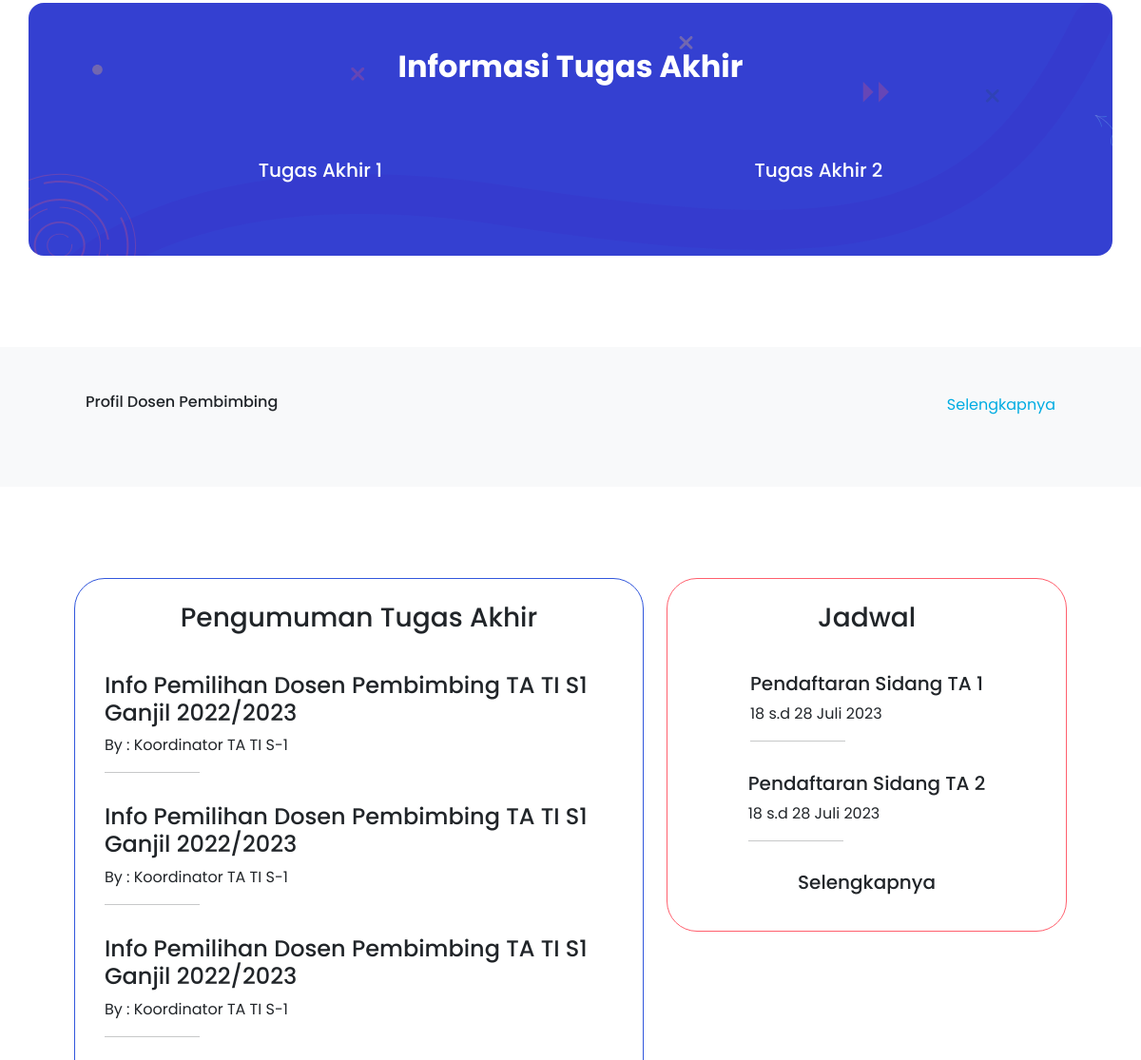
Before: / (middle part) with the older database file.
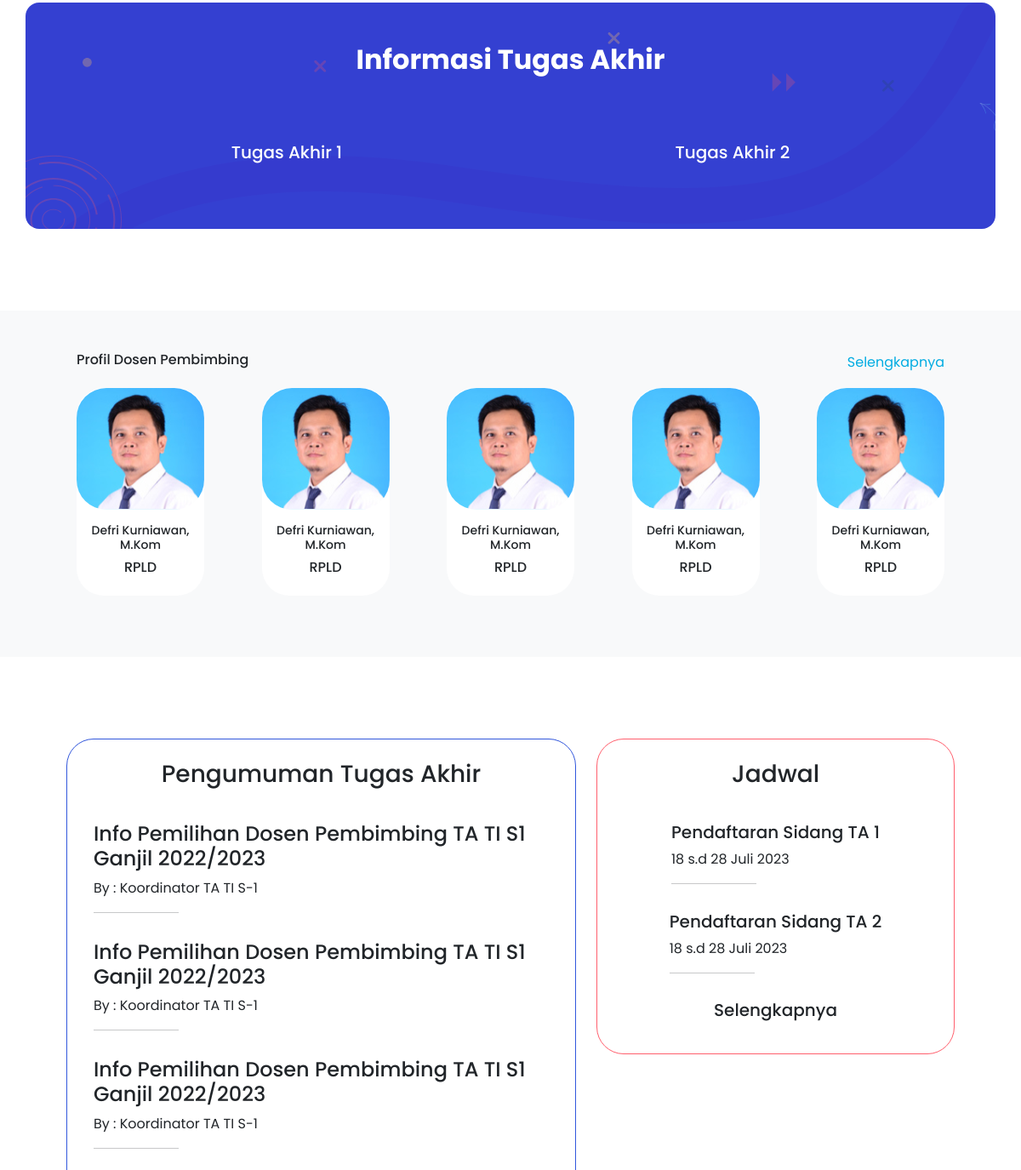
After: the same page with the newer database file.
### tables this page shows
CREATE TABLE `tb_dosbim` (
  `id` int(11) NOT NULL,
  `npp` varchar(128) NOT NULL,
  `nama` varchar(128) NOT NULL,
  `bidang` varchar(128) NOT NULL,
  `gambar` varchar(128) NOT NULL
);

### application/controllers/Dashboard.php (called while the page is built, shortened)
<?php
class Dashboard extends CI_Controller
{
    public function index()
    {
        $data['dosbim'] = $this->model_dosbim->getDosbim();
        $this->load->view('layout/front-header');
        $this->load->view('layout/front-navbar');
        $this->load->view('front-end/index', $data);
        $this->load->view('layout/front-footer');
    }
}

### index.php (called while the page is built, shortened)
<?php
require_once BASEPATH.'core/CodeIgniter.php';

### application/models/model_dosbim.php (called while the page is built, shortened)
<?php
class model_dosbim extends CI_Model
{
    public function getDosbim()
    {
        $query = $this->db->get('tb_dosbim');
        return $query->result();
    }
}

### application/views/front-end/index.php (the view, shortened to what the changed rows need)
<section class="py-5">
    <div class="container px-5 rounded-4" style="background-image: url('<?php echo base_url() ?>assets/front-end/assets/images/info.svg'); background-size: cover;" data-aos="fade-up" data-aos-duration="2000" data-aos-delay="100">
        <div class="row ">
            <div class="col-lg-12 ">
                <div class="text-center my-5">
                    <h2 class="display-7 fw-bolder mb-5 "><span class="text-white d-inline ">Informasi Tugas
                            Akhir</span></h2>
                </div>
            </div>
        </div>
    </div>
</section>
<section class="bg-light py-5 my-5">
    <div class="container px-5 ">
        <div class="row gx-5">
            <div class="col-lg-12 col-md-12">
                <div class="text-center my-2 ">
                    <div class="container ">
                        <div class="row  justify-content-between">
                            <?php foreach ($dosbim as $dsn) : ?>
                                <div class="col-lg-2 col-md-6 col-sm-4 mb-3 " data-aos="fade-up" data-aos-duration="2000">
                                    <div class="card rounded-5 border-0 ">
                                        <img src="<?php echo base_url('uploads/' . $dsn->gambar); ?>" class="card-img-top card2" alt="Profile Picture 1" style="border-radius: 35px;">
                                        <div class="card-body ">
                                            <h5 class="card-title small">
                                                <?php echo $dsn->nama; ?>
                                            </h5>
                                            <h6 class="card-title card-sub-title">
                                                <?php echo $dsn->bidang; ?>
                                            </h6>
                                        </div>
                                    </div>
                                </div>
                            <?php endforeach; ?>
                        </div>
                    </div>
                </div>
            </div>
        </div>
    </div>
</section>

Changed rows visible on the page:
added tb_dosbim: gambar (picture), nama "Defri Kurniawan, M.Kom", bidang "RPLD"
added tb_dosbim: gambar (picture), nama "Defri Kurniawan, M.Kom", bidang "RPLD"
added tb_dosbim: gambar (picture), nama "Defri Kurniawan, M.Kom", bidang "RPLD"
added tb_dosbim: gambar (picture), nama "Defri Kurniawan, M.Kom", bidang "RPLD"
added tb_dosbim: gambar (picture), nama "Defri Kurniawan, M.Kom", bidang "RPLD"
